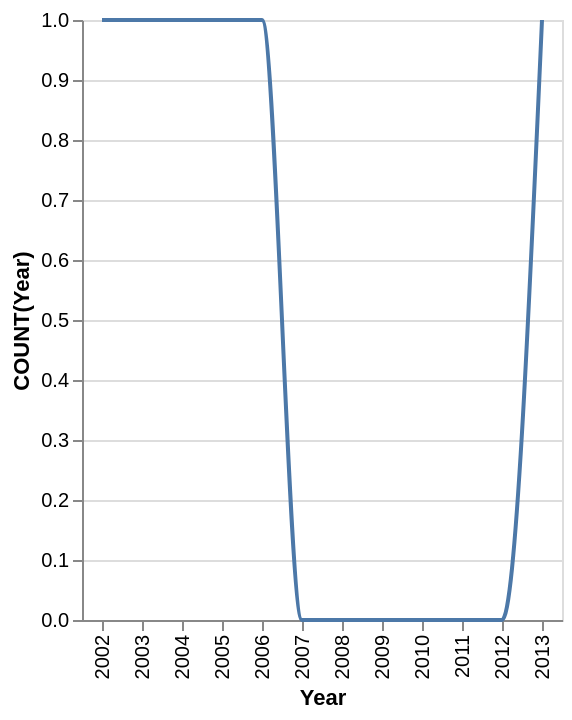

The Vega-Lite source for this figure:
### Vega-Lite specification from a JSON file in a GitHub repository (floating-point values rounded to 4 significant figures)
{"data": {"values": [{"x_data": "2002", "y_data": 1}, {"x_data": "2003", "y_data": 1}, {"x_data": "2004", "y_data": 1}, {"x_data": "2005", "y_data": 1}, {"x_data": "2006", "y_data": 1}, {"x_data": "2007", "y_data": 0}, {"x_data": "2008", "y_data": 0}, {"x_data": "2009", "y_data": 0}, {"x_data": "2010", "y_data": 0}, {"x_data": "2011", "y_data": 0}, {"x_data": "2012", "y_data": 0}, {"x_data": "2013", "y_data": 1}]}, "mark": {"type": "line", "interpolate": "monotone"}, "encoding": {"x": {"field": "x_data", "type": "nominal", "title": "Year", "sort": "ascending"}, "y": {"field": "y_data", "type": "quantitative", "title": "COUNT(Year)"}}}
